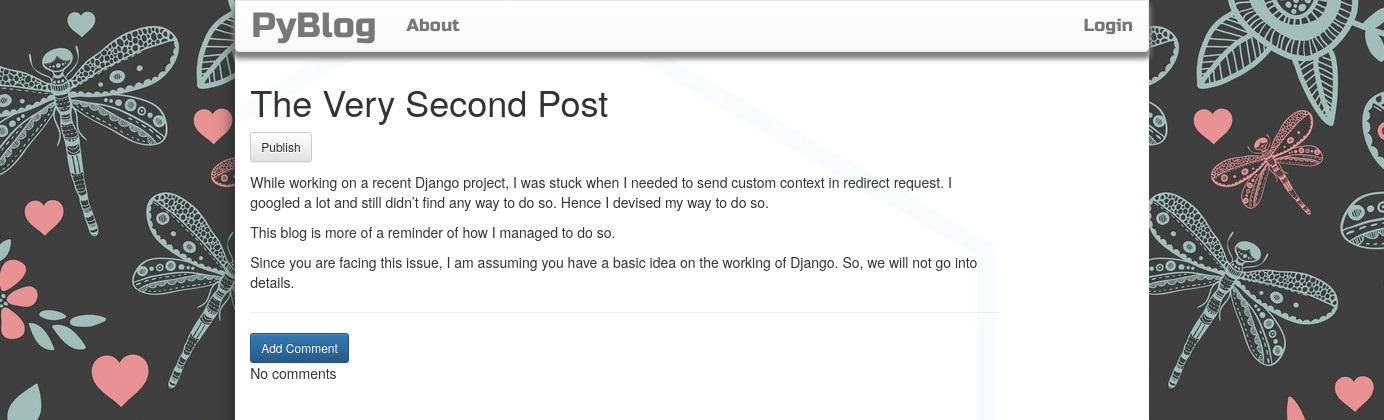
The app's page /post/4/ with its own data.
### blog/models.py (models this page shows, shortened)
class Post(models.Model):
    author = models.ForeignKey("auth.user", on_delete=models.DO_NOTHING)
    title = models.CharField(max_length=200)
    text = models.TextField()
    time_stamp = models.DateField(default=timezone.now)
    published_date = models.DateField(blank=True, null=True)

### blog/views.py (the view)
# urls.py: path("post/<pk>/", views.PostDetailView.as_view(), name="post_detail"),
class PostDetailView(DetailView):
    model = models.Post

### blog/templates/blog/post_detail.html (shortened to what this page needs)
{% extends 'blog/base.html' %}
{% block content %}
<h1 class="posttitle">
    {{post.title}}
</h1>
{% if post.published_date %}
<div class="date postdate">
    {{post.published_date}}
</div>
{% else %}
<a href="{% url 'post_publish' pk=post.pk %}" class="btn btn-default btn-sm" >Publish</a>
{% endif %}
<p class="postcontent">
    {{post.text | safe | linebreaksbr}}
</p>
<hr>
<a class="btn btn-primary btn-comment btn-sm" href="{% url 'add_comment_to_post' pk=post.pk %}">
    Add Comment
</a>
 {% for comment in post.comments.all %}
<br>
{% if user.is_authenticated %}
{{ comment.time_stamp }}
{% if not comment.approved_comment %}
<a href="{% url 'comment_remove' pk=comment.pk %}" class="btn btn-danger btn-sm">
    <span class="glyphicon glyphicon-remove"></span>
</a>
<a href="{% url 'comment_approve' pk=comment.pk %}" class="btn btn-primary btn-sm">
    <span class="glyphicon glyphicon-ok"></span>
</a>
{% endif %}
<p>{{ comment.text | safe | linebreaks }}</p>
<p>Posted by: {{ comment.author }}</p>
{% endif %}
{% empty %}
<p> No comments </p>
{% endfor %}
{% endblock %}

### blog/static/css/blog.css (style rules this page uses)
html { background: url('../img/bg-1.jpg') }
body { margin-right: 17%; margin-left:17%; min-height: 100vh -webkit-box-shadow: -9px 10px 18px -10px rgba(36,36,36,1); -moz-box-shadow: -9px 10px 18px -10px rgba(36,36,36,1); box-shadow: -9px 10px 18px -10px rgba(36,36,36,1); position:absolute; top:0; bottom:0; right:0; left:0; background: url('../img/bg-2.jpg'); }

### records on screen
Post: title "The Very Second Post", text "While working on a recent Django project, I was stuck when I needed to send custom context in redirect request. I googled a lot and still didn’t find any way to do so. Hence I devised my way to do so. This blog is more of a reminder of how I managed to do so. Since you are facing this issue, I am assuming you have a basic idea on the working of Django. So, we will not go into details."
